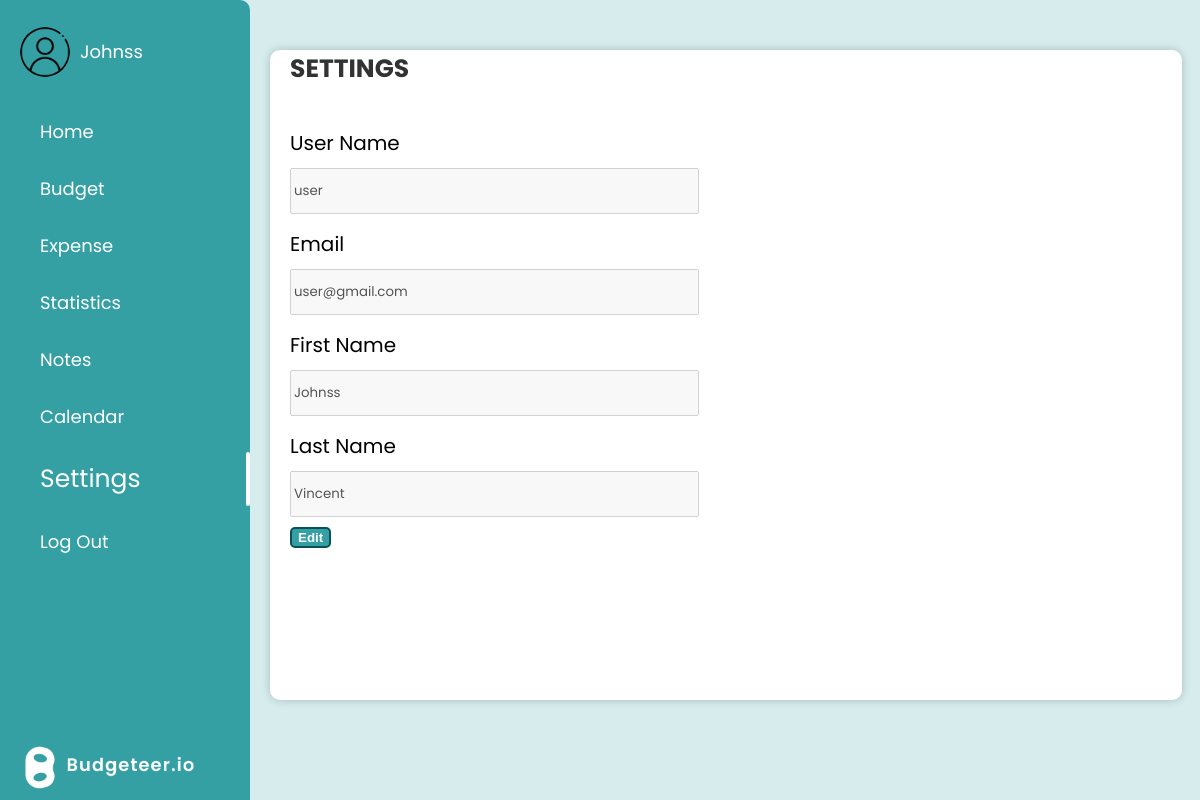
The app's page /budgeteer/settings.php (signed in) with its own data.
### tables this page shows
CREATE TABLE `users` (
  `user_id` int(11) NOT NULL,
  `first_name` varchar(255) NOT NULL,
  `last_name` varchar(255) NOT NULL,
  `username` varchar(20) NOT NULL,
  `email` varchar(50) NOT NULL,
  `password` varchar(255) NOT NULL
);

### budgeteer/settings.php (the view, shortened to what this page needs)
<!DOCTYPE html>
<html>
<head>
	<link rel="stylesheet" href="expensestyle.css">
</head>
<body>
<div class="navbar">
		<div class="profile">
			<img src="images/profile pic.png" alt="Profile Picture">
			<?php
				$servername = "localhost";
				$username = "root";
				$password = "";
				$dbname = "my_budget";
				$conn = new mysqli($servername, $username, $password, $dbname);
				$user_id = $_SESSION['loggedUserId'];
				$sql = "SELECT first_name FROM users WHERE user_id = '$user_id'";
				$result =  mysqli_query($conn, $sql);
				if (mysqli_num_rows($result) > 0) {
					$row = mysqli_fetch_assoc($result);
					$current_fname = $row['first_name'];
				}
				echo'<p>';
				echo $current_fname;
				echo'</p>';
			?>
		</div>
		<ul>
			<li>
        <?php
          $userStartDate = date('Y-m-d');
		      $userEndDate = date('Y-m-d');
          echo '<a href="home.php?userStartDate='.$userStartDate.'&userEndDate='.$userEndDate.'">Home</a>';
        ?>
      </li>
			<li><a href="budget.php">Budget</a></li>
      <li><a href="expense.php">Expense</a></li>
			<li>
        <?php
          $userStartDate = date('Y-m-01');
          $userEndDate = date('Y-m-t');
          echo '<a href="summary.php?userStartDate='.$userStartDate.'&userEndDate='.$userEndDate.'.&period=month">Statistics</a>';
        ?>
      </li>
      <li><a href="#">Notes</a></li>
      <li><a href="calendar.php">Calendar</a></li>
      <li><a href="settings.php" class="active">Settings</a></li>
      <li><a href="logout.php">Log Out</a></li>
		</ul>
        <div class="logo">
            <img src="images/Logo3.png" alt="Logo">
          </div>
	</div>
	<?php
		$servername = "localhost";
		$username = "root";
		$password = "";
		$dbname = "my_budget";
		$conn = new mysqli($servername, $username, $password, $dbname);
		$user_id = $_SESSION['loggedUserId'];
		$sql = "SELECT * FROM users WHERE user_id = '$user_id'";
		$result =  mysqli_query($conn, $sql);
		if (mysqli_num_rows($result) > 0) {
			$row = mysqli_fetch_assoc($result);
			$current_name = $row['username'];
			$current_fname = $row['first_name'];
			$current_lname = $row['last_name'];
			$current_email = $row['email'];
		} else {
			echo "Error: User not found";
		}
	?>
	<div class="box">
		<form class="budget-form" method="post">
		<h3>SETTINGS</h3>
			<div class="column">
					<div class="amount-box">
						<div class="amount"> <span class="">User Name</span> </div>
						<input class="amountinput" type="text" name="username" value="<?php echo $current_name; ?>"disabled data-original-value="<?php echo $current_name; ?>"><br>
					</div>
				</div>
			<div class="column">
				<div class="amount-box">
					<div class="amount"> <span class="">Email</span> </div>
					<input class="amountinput" type="email" name="email" value="<?php echo $current_email; ?>"disabled data-original-value="<?php echo $current_email; ?>"><br>
				</div>
			</div>
			<div class="column">
				<div class="amount-box">
					<div class="amount"> <span class="">First Name</span> </div>
					<input class="amountinput" type="text" name="first_name" value="<?php echo $current_fname; ?>"disabled data-original-value="<?php echo $current_fname; ?>"><br>
				</div>
			</div>
			<div class="column">
				<div class="amount-box">
					<div class="amount"> <span class="">Last Name</span> </div>
					<input class="amountinput" type="text" name="last_name" value="<?php echo $current_lname; ?>"disabled data-original-value="<?php echo $current_lname; ?>"><br>
			<button class="editButton" type="button" onclick="enableInputField(this)">Edit</button>
			<br>
				</div>
			</div>
		</form>
	</div>
</body>
</html>

### budgeteer/expensestyle.css (style rules this page uses)
body { margin-left: 250px; background-color: #D6ECED; opacity: 100%; font-family: "Poppins", sans-serif; }
.navbar { height: 100%; width: 250px; position: fixed; z-index: 1; top: 0; left: 0; background-color: #34A0A4; overflow-x: hidden; padding-top: 20px; border-top-right-radius: 10px; border-bottom-right-radius: 10px; margin-right:50px }
.profile { display: flex; align-items: center; margin-bottom: 20px; padding: 0 20px; }
.profile img { height: 50px; width: 50px; border-radius: 50%; margin-right: 10px; }
.profile p { color: white; font-family: 'Poppins', sans-serif; font-size: 18px; }
.navbar ul { list-style-type: none; margin: 0; padding: 0; }
.navbar li a { display: block; font-family: 'Poppins', sans-serif; color: white; padding: 15px 30px; text-decoration: none; font-size: 18px; margin-left: 10px; }
.navbar li a.active { font-size: 25px; color: white; position: relative; }
.navbar li a.active::after { content: ""; display: block; width: 4px; height: 80%; position: absolute; top: 10%; right: 0; background-color: white; border-radius: 5px; }
.logo { position: absolute; bottom: 20px; left: 50%; transform: translateX(-50%); }
.logo img { width: 200px; height: 50px; }
.box { border-radius: 10px; background-color: #fff; box-shadow: 0 0 10px rgba(0, 0, 0, 0.2); margin-left: 20px; margin-right: 10px; height: calc(100vh - 150px); }
h3 { font-size: 25px; font-weight: bold; color: #333333; margin-left: 20px; margin-top: 50px; }
.column { margin-left: 20px; display: grid; grid-template-columns: 1fr 1fr; }
.amount, .date, .method, .category, .comments { font-size: 20px; height: 40px; margin-top: 15px; }
.amountinput, .dateinput, .methodinput, .categoryinput { font-family: "Poppins", sans-serif; height: 40px; width: 90%; }
.amount-box, .method-box, .date-box, .category-box { grid-column-start: 1; }
.editButton { font-weight: bold; background-color: #34A0A4; color: #fff; border-color: #095154; border-style: solid; border-radius: 5px; margin-top: 10px; }

### records on screen
users: first_name "Johnss", username "user", email "user@gmail.com", last_name "Vincent"
